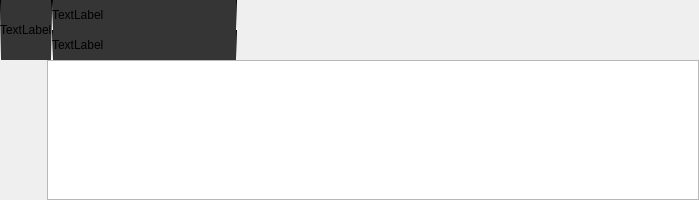
<?xml version="1.0" encoding="UTF-8"?>
<ui version="4.0">
 <class>CommentListItem</class>
 <widget class="QWidget" name="CommentListItem">
  <property name="geometry">
   <rect>
    <x>0</x>
    <y>0</y>
    <width>699</width>
    <height>200</height>
   </rect>
  </property>
  <property name="minimumSize">
   <size>
    <width>0</width>
    <height>80</height>
   </size>
  </property>
  <property name="maximumSize">
   <size>
    <width>16777215</width>
    <height>200</height>
   </size>
  </property>
  <property name="windowTitle">
   <string>Form</string>
  </property>
  <property name="styleSheet">
   <string notr="true">QLabel{
border-left:1px solid qlineargradient(spread:pad, x1:0, y1:0, x2:0, y2:1, stop:0 rgba(0, 0, 0, 255), stop:1 rgba(255, 255, 255, 255));
border-right:1px solid qlineargradient(spread:pad, x1:0, y1:0, x2:0, y2:1, stop:0 rgba(0, 0, 0, 255), stop:1 rgba(255, 255, 255, 255));
background-color:rgb(53, 53, 53);
}</string>
  </property>
  <layout class="QVBoxLayout" name="verticalLayout">
   <property name="spacing">
    <number>0</number>
   </property>
   <property name="leftMargin">
    <number>0</number>
   </property>
   <property name="topMargin">
    <number>0</number>
   </property>
   <property name="rightMargin">
    <number>0</number>
   </property>
   <property name="bottomMargin">
    <number>0</number>
   </property>
   <item>
    <layout class="QHBoxLayout" name="horizontalLayout_2" stretch="1,4,10">
     <item>
      <widget class="QLabel" name="avatar">
       <property name="sizePolicy">
        <sizepolicy hsizetype="Preferred" vsizetype="Fixed">
         <horstretch>0</horstretch>
         <verstretch>0</verstretch>
        </sizepolicy>
       </property>
       <property name="minimumSize">
        <size>
         <width>0</width>
         <height>60</height>
        </size>
       </property>
       <property name="maximumSize">
        <size>
         <width>16777215</width>
         <height>60</height>
        </size>
       </property>
       <property name="text">
        <string>TextLabel</string>
       </property>
      </widget>
     </item>
     <item>
      <layout class="QVBoxLayout" name="verticalLayout_3">
       <item>
        <widget class="QLabel" name="nickname">
         <property name="text">
          <string>TextLabel</string>
         </property>
        </widget>
       </item>
       <item>
        <widget class="QLabel" name="time">
         <property name="text">
          <string>TextLabel</string>
         </property>
        </widget>
       </item>
      </layout>
     </item>
     <item>
      <spacer name="horizontalSpacer_2">
       <property name="orientation">
        <enum>Qt::Horizontal</enum>
       </property>
       <property name="sizeHint" stdset="0">
        <size>
         <width>40</width>
         <height>20</height>
        </size>
       </property>
      </spacer>
     </item>
    </layout>
   </item>
   <item>
    <layout class="QHBoxLayout" name="horizontalLayout_3" stretch="1,14">
     <item>
      <spacer name="horizontalSpacer_3">
       <property name="orientation">
        <enum>Qt::Horizontal</enum>
       </property>
       <property name="sizeHint" stdset="0">
        <size>
         <width>40</width>
         <height>20</height>
        </size>
       </property>
      </spacer>
     </item>
     <item>
      <widget class="QTextBrowser" name="content"/>
     </item>
    </layout>
   </item>
  </layout>
 </widget>
 <resources/>
 <connections/>
</ui>
